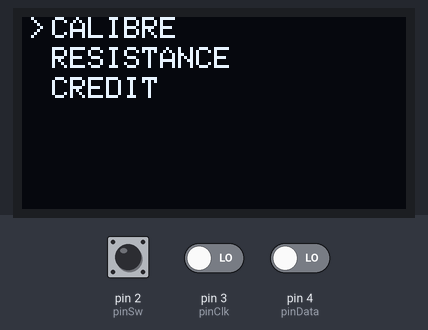
Simulated run of this sketch. Board: Arduino Uno, built with avr-gcc and run on an emulated ATmega328P. On the bench: 128×64 one-colour display. Inputs (shaded band) come from the test bench; at power-on: pin 2 (pinSw) HIGH, pin 3 (pinClk) LOW, pin 4 (pinData) LOW. The display library's start-up logo is not drawn; what the sketch prints to the serial monitor is not drawn.

Above: at 3.0 s.
3.1 s: pin 2 (pinSw) pulled LOW for 0.2 s
At 3.7 s:
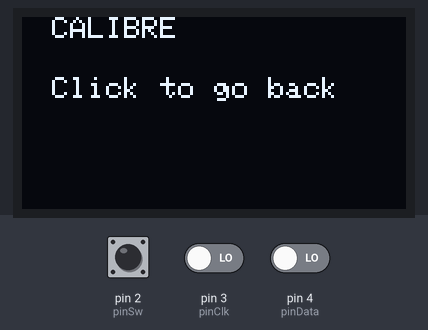
4.8 s: pin 2 (pinSw) pulled LOW for 1 s
At 6.0 s:
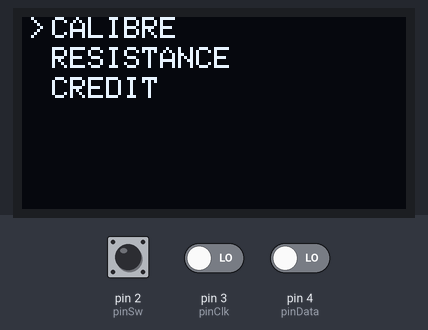
7.3 s: pin 3 (pinClk) driven HIGH
At 7.8 s:
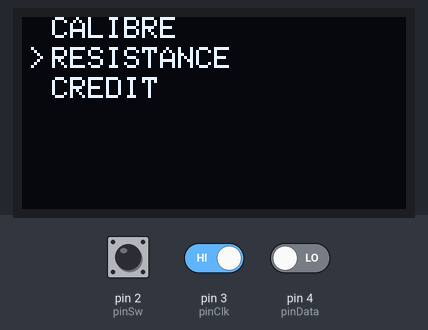
8.8 s: pin 2 (pinSw) driven LOW and pin 3 (pinClk) driven LOW and pin 4 (pinData) driven HIGH
At 9.6 s:
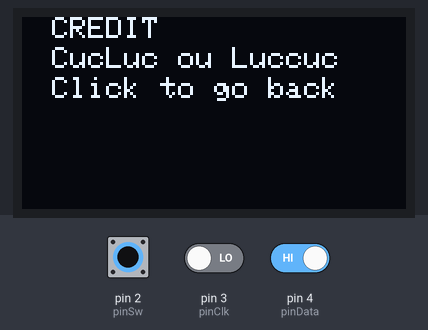
Timing chart, 0 to 11.4 s (numbered marks = the images above; inputs shaded):
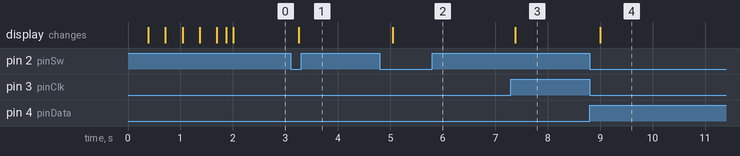

The sketch:

PGM_OLED_Encodeur.ino
```cpp
#include <Wire.h>
#include <Adafruit_SSD1306.h>
#include <Adafruit_GFX.h>
#define OLED_ADDR   0x3C
Adafruit_SSD1306 display(-1);

//#if (SSD1306_LCDHEIGHT != 64)
//#error("Height incorrect, please fix Adafruit_SSD1306.h!");
//#endif
//
//#if (SSD1306_LCDHEIGHT != 64)
//#error("Height incorrect, please fix Adafruit_SSD1306.h!");
//#endif

#define pinClk  3
#define pinData  4
#define pinSw 2

volatile unsigned int encoderPos = 1;
volatile unsigned int encoderPos1 = 1;

byte clk;
byte menuCount = 0;
byte dir = 0;
bool runState = false;

bool swState  = HIGH;
bool swLast  = HIGH;
bool menuType = HIGH;

// Déclaration variables debouncing
int lastDebounceTime = 0;
int debounceDelay = 50;

int i = 0 ;

void setup() {
  Serial.begin(9600);
  display.begin(SSD1306_SWITCHCAPVCC, OLED_ADDR);
  display.display();
  display.clearDisplay();
  for(i;i<50;i++){
  display.drawLine(i*2, 1, 1000, 1000, WHITE);
  display.display();
  Serial.println(i);
  }
  display.clearDisplay();

  // Initialisation encodeur
  pinMode(pinClk,INPUT);
  pinMode(pinData,INPUT);
  pinMode(pinSw,INPUT_PULLUP);

  attachInterrupt(digitalPinToInterrupt(pinClk), doEncoder, CHANGE);  // encoder pin on interrupt 0 - pin 3
}

void loop() {


  Sw();
  menuOled();


  display.clearDisplay();

  delay(50);
}


// Test Switch

void Sw(){

  swState = digitalRead(pinSw);
  if (swState == LOW && swLast == HIGH) {
    Serial.print("Y");
    if(menuType == HIGH){
      menuType = LOW;
      Serial.println(LOW);
      }
    else{
      menuType = HIGH;
      Serial.println(HIGH);
      }
  }
  swLast = swState;
  delay(100);
}


// menuOled : Choix du menu

void menuOled(){

  if(menuType==HIGH){staticMenu();}
  if(menuType==LOW && encoderPos==1){menuA();}
  if(menuType==LOW && encoderPos==3){menuC();}

}

// staticMenu : menu de démarrage

void staticMenu() {
  display.setTextSize(1);
  display.setTextColor(WHITE);

  //---------------------------------
  display.setTextSize(1);
  display.setCursor(10, 0);
  display.println("CALIBRE");
  display.setCursor(60, 0);

  display.setCursor(10, 10);
  display.println("RESISTANCE");
  display.setCursor(60, 10);

  display.setCursor(10, 20);
  display.println("CREDIT");
  display.setCursor(60, 20);

  Serial.println(encoderPos);

  display.setCursor(2, (encoderPos * 10)- 10);
  display.println(">");

  display.display();

  display.clearDisplay();
}

// menuA : premier menu - Calibration

void menuA(){

  display.setTextSize(1);
  display.setTextColor(WHITE);
  display.setCursor(10, 0);
  display.println("CALIBRE");
  display.setCursor(60, 0);

  display.setCursor(10, 20);
  display.println("Click to go back");

  display.display();

  display.clearDisplay();
}

// menuC : Crédit du projet


void menuC(){

  display.setTextSize(1);
  display.setTextColor(WHITE);
  display.setCursor(10, 0);
  display.println("CREDIT");
  display.setCursor(60, 0);

  display.setCursor(10, 10);
  display.println("CucLuc ou Luccuc");

  display.setCursor(10, 20);
  display.println("Click to go back");

  display.display();

  display.clearDisplay();
}


// Interruption incrémentation de l'encodeur

void doEncoder(){

  if ((millis() - lastDebounceTime) > debounceDelay)
  {

  if (digitalRead(pinClk)==digitalRead(pinData)){
    if(menuType==HIGH){
      if(encoderPos > 1){
       encoderPos --;
      }
      else{
        encoderPos == 3;
      }
    }
    if(menuType==LOW){
      if(encoderPos1 > 1){
       encoderPos1 --;
      }
      else{
      encoderPos1 == 3;
      }
    }
  }
  if (digitalRead(pinClk)!=digitalRead(pinData)){
    if(menuType==HIGH){
      if(encoderPos < 3){
       encoderPos ++;
      }
      else{
        encoderPos == 1;
      }
    }
    if(menuType==LOW){
      if(encoderPos1 < 3){
       encoderPos1 ++;
      }
      else{
      encoderPos1 == 1;
      }
    }
  }
  lastDebounceTime = millis();
  }
}
```

Measured:
- after the input at 3.1 s, the display: changes after 0.16 s (image 1)
- after the input at 4.8 s, the display: changes after 0.25 s (image 2)
- after the input at 7.3 s, the display: changes after 0.08 s (image 3)
- after the input at 8.8 s, the display: changes after 0.20 s (image 4)
